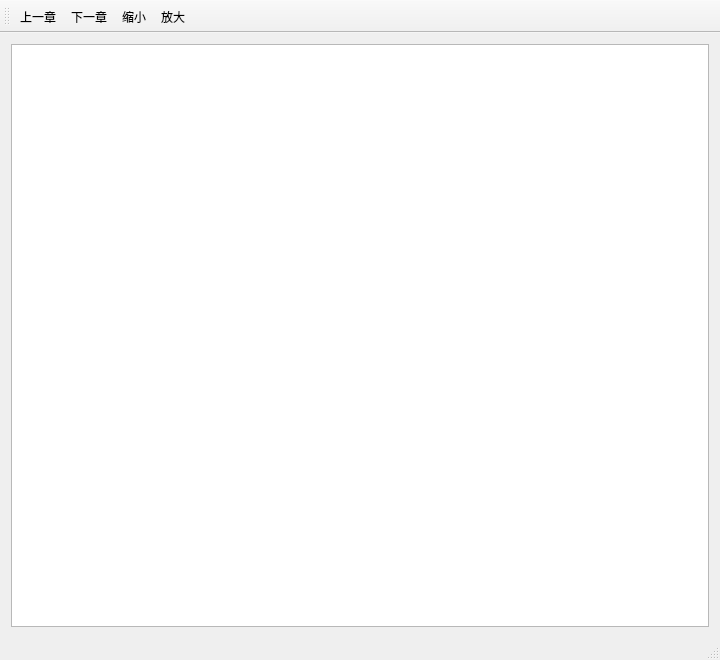
<?xml version="1.0" encoding="UTF-8"?>
<ui version="4.0">
 <class>MainWindow</class>
 <widget class="QMainWindow" name="MainWindow">
  <property name="geometry">
   <rect>
    <x>0</x>
    <y>0</y>
    <width>720</width>
    <height>660</height>
   </rect>
  </property>
  <property name="windowTitle">
   <string>电子书预览</string>
  </property>
  <widget class="QWidget" name="centralWidget">
   <layout class="QGridLayout" name="gridLayout">
    <item row="0" column="0">
     <widget class="QTextBrowser" name="textBrowser"/>
    </item>
   </layout>
  </widget>
  <widget class="QMenuBar" name="menuBar">
   <property name="geometry">
    <rect>
     <x>0</x>
     <y>0</y>
     <width>720</width>
     <height>26</height>
    </rect>
   </property>
  </widget>
  <widget class="QToolBar" name="mainToolBar">
   <attribute name="toolBarArea">
    <enum>TopToolBarArea</enum>
   </attribute>
   <attribute name="toolBarBreak">
    <bool>false</bool>
   </attribute>
   <addaction name="actionPrevChapter"/>
   <addaction name="actionNextChapter"/>
   <addaction name="actionZoomOut"/>
   <addaction name="actionZoomIn"/>
  </widget>
  <widget class="QStatusBar" name="statusBar"/>
  <action name="actionPrevChapter">
   <property name="text">
    <string>上一章</string>
   </property>
  </action>
  <action name="actionNextChapter">
   <property name="text">
    <string>下一章</string>
   </property>
  </action>
  <action name="actionZoomOut">
   <property name="text">
    <string>缩小</string>
   </property>
  </action>
  <action name="actionZoomIn">
   <property name="text">
    <string>放大</string>
   </property>
  </action>
 </widget>
 <layoutdefault spacing="6" margin="11"/>
 <resources/>
 <connections/>
</ui>
